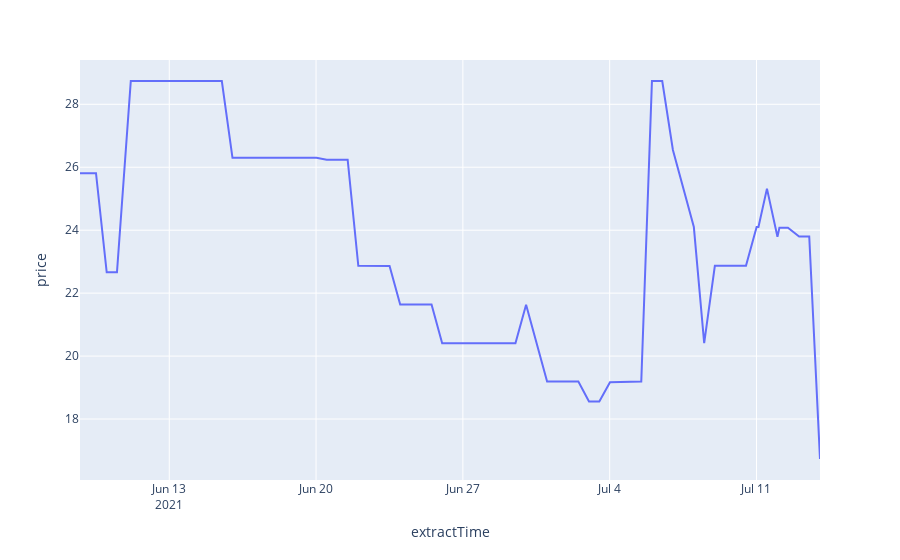

The code cell stored with this chart in its notebook:
### Markdown cell above
# Mariners vs. Angels 7/16/21

### Code cell
gm2 = angels[angels["id"] == 104731803.0]
px.line(gm2, x = "extractTime", y = "price")
